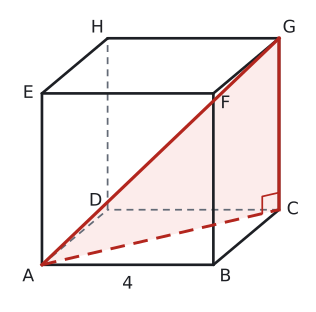

Here is the Python script that generated this plot:
import sys; sys.path.insert(0, "tools")
from cizim import *

# Eğik izdüşüm: genişlik (x) ve yükseklik (z) gerçek ölçüde, derinlik (y) yarıya kısaltılmış ve 40° eğik.
KD, TETA = 0.5, np.radians(40)
CX, SY = KD * np.cos(TETA), KD * np.sin(TETA)
GOZ = np.array([CX, -1.0, SY])  # bakan göze doğru yön

def P(p):
    x, y, z = p
    return np.array([x + CX * y, z + SY * y])

def prizma(ax, taban, v, renkler=None, lw=2.0):
    """taban: dışbükey çokgenin 3B köşeleri, v: öteleme vektörü (yanal ayrıt). Görünmeyen ayrıtlar kesikli."""
    taban = [np.array(t, float) for t in taban]; v = np.array(v, float); n = len(taban)
    ust = [t + v for t in taban]; merkez = sum(taban) / n + v / 2
    yuzler = [list(range(n)), list(range(n, 2 * n))] + [[i, (i + 1) % n, n + (i + 1) % n, n + i] for i in range(n)]
    kose = taban + ust; gorunur = []
    for y in yuzler:
        a, b, c = kose[y[0]], kose[y[1]], kose[y[2]]
        nor = np.cross(b - a, c - a)
        if np.dot(nor, sum(kose[i] for i in y) / len(y) - merkez) < 0: nor = -nor
        gorunur.append(np.dot(nor, GOZ) > 1e-9)
    renkler = renkler or {}
    for k, y in enumerate(yuzler):
        if k in renkler and gorunur[k]:
            ax.add_patch(patches.Polygon([P(kose[i]) for i in y], closed=True, facecolor=renkler[k], edgecolor="none", zorder=1))
    kenarlar = {}
    for k, y in enumerate(yuzler):
        for j in range(len(y)):
            e = tuple(sorted((y[j], y[(j + 1) % len(y)])))
            kenarlar[e] = kenarlar.get(e, False) or gorunur[k]
    for (i, j), g in kenarlar.items():
        a, b = P(kose[i]), P(kose[j])
        if g: ax.plot([a[0], b[0]], [a[1], b[1]], color=YAZI, lw=lw, zorder=4, solid_capstyle="round")
        else: ax.plot([a[0], b[0]], [a[1], b[1]], color=SOLUK, lw=1.3, ls=(0, (4, 3)), zorder=2)
    return kose

def cizgi(ax, p, q, renk=KIRMIZI, lw=2.4, ls="-", z=5):
    a, b = P(p), P(q); ax.plot([a[0], b[0]], [a[1], b[1]], color=renk, lw=lw, ls=ls, zorder=z)

def yaz(ax, p, s, dx=0.0, dy=0.0, renk=YAZI, boy=13, **kw):
    q = P(p); ax.text(q[0] + dx, q[1] + dy, s, ha=kw.pop("ha", "center"), va=kw.pop("va", "center"), color=renk, fontsize=boy, zorder=7, **kw)

def dik(ax, k, u, w, r=0.4, renk=YAZI):
    k, u, w = np.array(k, float), np.array(u, float), np.array(w, float)
    u = u / np.linalg.norm(u); w = w / np.linalg.norm(w)
    pts = [P(k + r * u), P(k + r * u + r * w), P(k + r * w)]
    ax.plot([p[0] for p in pts], [p[1] for p in pts], color=renk, lw=1.3, zorder=6)


def kup(ax, a, renkler=None, adlar=True, boy=13):
    k = prizma(ax, [(0, 0, 0), (a, 0, 0), (a, a, 0), (0, a, 0)], (0, 0, a), renkler=renkler)
    if adlar:
        s = a / 4
        kay = [(-0.08, -0.07), (0.07, -0.07), (0.08, 0.0), (-0.07, 0.05), (-0.08, 0.0), (0.07, -0.06), (0.06, 0.06), (-0.06, 0.06)]
        for p, ad, (dx, dy) in zip(k, "ABCDEFGH", kay): yaz(ax, p, ad, dx * s * 4, dy * s * 4, boy=boy)
    return k

def izgara(ax, a, n, renk=SOLUK):
    for i in range(1, n):
        t = a * i / n
        for p, q in (((t, 0, 0), (t, 0, a)), ((0, 0, t), (a, 0, t)), ((a, 0, t), (a, a, t)), ((a, t, 0), (a, t, a)), ((t, 0, a), (t, a, a)), ((0, t, a), (a, t, a))):
            cizgi(ax, p, q, renk=renk, lw=0.9, z=3)

# Soru 7: ayrıtı 4 olan küpte ACG üçgeni
a = 4
fig, ax = sekil(4.2, 4.0)
kup(ax, a)
ag = [P((0, 0, 0)), P((a, a, 0)), P((a, a, a))]
ax.add_patch(patches.Polygon(ag, closed=True, facecolor=KIRMIZI_ACIK, edgecolor="none", alpha=0.85, zorder=1.5))
cizgi(ax, (0, 0, 0), (a, a, 0), renk=KIRMIZI, lw=2.2, ls=(0, (5, 3)))
cizgi(ax, (a, a, 0), (a, a, a), renk=KIRMIZI, lw=2.4)
cizgi(ax, (0, 0, 0), (a, a, a), renk=KIRMIZI, lw=2.4)
dik(ax, (a, a, 0), (0, 0, 1), (-1, -1, 0), r=0.4, renk=KIRMIZI)
yaz(ax, (a / 2, 0, 0), "4", dy=-0.45)
ax.set_xlim(-0.8, 6.2); ax.set_ylim(-0.9, 6.0)
ax.set_aspect("equal"); ax.axis("off")
kaydet(fig, __file__)
